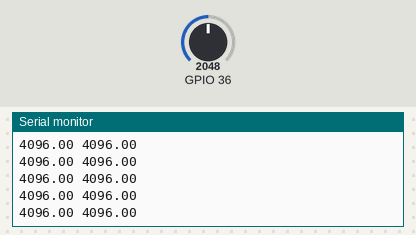
Simulated run of this sketch. Board: ESP32. Parts: the last lines printed to the serial monitor. The inputs (shaded band) are chosen by the test bench; at power-on: GPIO 36 = 2048.

Above: at 1.2 s.
1.3 s: GPIO 36 set to 2866
At 1.9 s:
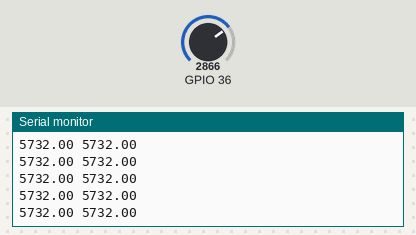
2.8 s: GPIO 36 set to 3603
At 3.6 s:
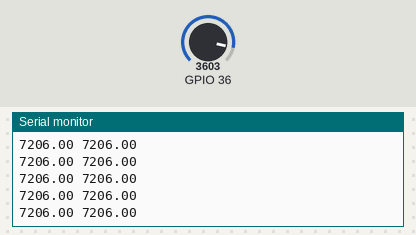
Timing chart, 0 to 5.8 s (numbered marks = the images above; inputs shaded):
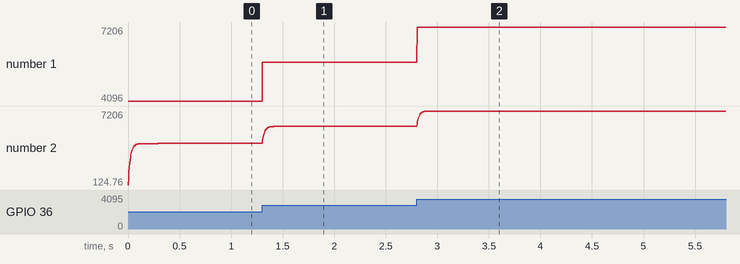

Measured:
- after the input at 1.3 s, the serial monitor: prints a new line at once (image 1)
- plotted number 1: 4096 → 5732 after the input at 1.3 s
- plotted number 2: 4096 → 5732 after the input at 1.3 s

The sketch:

Low_Pass_Filter.ino
```cpp
//Y(n) = Y(n - 1) + Σ(h(k) * X(n - k))
//Y(n) = Y(n - 1) + X(n)*h(0) + X(n-1)*h(1)
//Y(0) = Y(0 - 1) + (X(0)*h(0) + X(0-1)*h(1)) X(Not Possible)
//Y(1) = Y(0) + (X(1)*h(0) + X(0)*h(1))
//Y(2) = Y(1) + (X(2)*h(0) + X(1)*h(1))
//Y(3) = Y(2) + (X(3)*h(0) + X(2)*h(1))
//. . . . .
//Y(N) = Y(N - 1) + (X(N)*h(0) + X(N - 1)*h(1))
float xn1 = 0;
float yn1 = 0;
int k = 0;

void setup() {
  Serial.begin(115200);
}

void loop() {
  float xn = analogRead(36); //For ESP32
  //float xn = analogRead(A0);  //For Arduino

  // Compute the filtered signal
  float yn = 0.93908194*yn1 + 0.03045903*xn + 0.03045903*xn1;

  delay(1);
  xn1 = xn;
  yn1 = yn;

  if(k % 3 == 0){
    // This extra conditional statement is here to reduce
    // the number of times the data is sent through the serial port
    // because sending data through the serial port
    // messes with the sampling frequency

    // Output
    Serial.print(2*xn);
    Serial.print(" ");
    Serial.println(2*yn);
    delayMicroseconds(500);
  }
  k = k+1;
}
```
